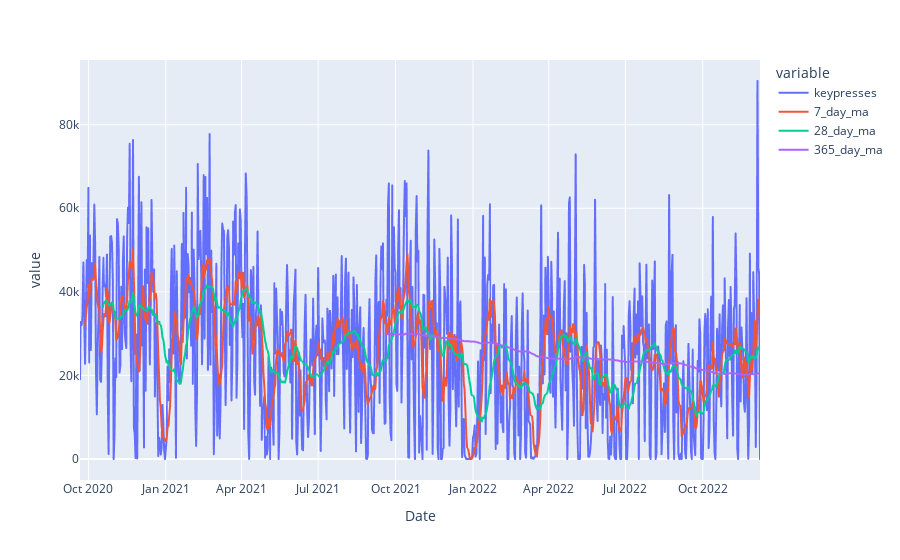

Here is the notebook cell this chart was saved with:
### Markdown cell above
A similar chart can be made using Plotly. The advantage of this chart is that, being HTML-based, it is interactive in nature. Thus, you can hover over the lines to view the values corresponding to those lines and zoom in to get a closer look at a particular section of the graph.

### Code cell
px_keypresses_line_chart = px.line(df_combined_daily_keypresses, x = 'Date', y = ['keypresses', '7_day_ma', '28_day_ma', '365_day_ma']) # Note that multiple y values can be passed to the line chart. 

px_keypresses_line_chart.write_html('graphs\\px_daily_keypresses_and_mas.html')

px_keypresses_line_chart

### Figure 1 — Plotly figure (JSON) as saved in the notebook; plotly's stock layout.template omitted (floating-point values rounded to 4 significant figures; data arrays with more than 128 entries replaced by an {"elided": "..."} marker saying what was removed)
{"data": [{"hovertemplate": "variable=keypresses<br>Date=%{x}<br>value=%{y}<extra></extra>", "legendgroup": "keypresses", "line": {"color": "#636efa", "dash": "solid"}, "marker": {"symbol": "circle"}, "mode": "lines", "name": "keypresses", "showlegend": true, "type": "scattergl", "x": {"elided": "809 str values"}, "xaxis": "x", "y": {"elided": "809 int values"}, "yaxis": "y"}, {"hovertemplate": "variable=7_day_ma<br>Date=%{x}<br>value=%{y}<extra></extra>", "legendgroup": "7_day_ma", "line": {"color": "#EF553B", "dash": "solid"}, "marker": {"symbol": "circle"}, "mode": "lines", "name": "7_day_ma", "showlegend": true, "type": "scattergl", "x": {"elided": "809 str values"}, "xaxis": "x", "y": {"elided": "809 float values"}, "yaxis": "y"}, {"hovertemplate": "variable=28_day_ma<br>Date=%{x}<br>value=%{y}<extra></extra>", "legendgroup": "28_day_ma", "line": {"color": "#00cc96", "dash": "solid"}, "marker": {"symbol": "circle"}, "mode": "lines", "name": "28_day_ma", "showlegend": true, "type": "scattergl", "x": {"elided": "809 str values"}, "xaxis": "x", "y": {"elided": "809 float values"}, "yaxis": "y"}, {"hovertemplate": "variable=365_day_ma<br>Date=%{x}<br>value=%{y}<extra></extra>", "legendgroup": "365_day_ma", "line": {"color": "#ab63fa", "dash": "solid"}, "marker": {"symbol": "circle"}, "mode": "lines", "name": "365_day_ma", "showlegend": true, "type": "scattergl", "x": {"elided": "809 str values"}, "xaxis": "x", "y": {"elided": "809 float values"}, "yaxis": "y"}], "layout": {"legend": {"title": {"text": "variable"}, "tracegroupgap": 0}, "margin": {"t": 60}, "xaxis": {"anchor": "y", "domain": [0, 1], "title": {"text": "Date"}}, "yaxis": {"anchor": "x", "domain": [0, 1], "title": {"text": "value"}}}}
